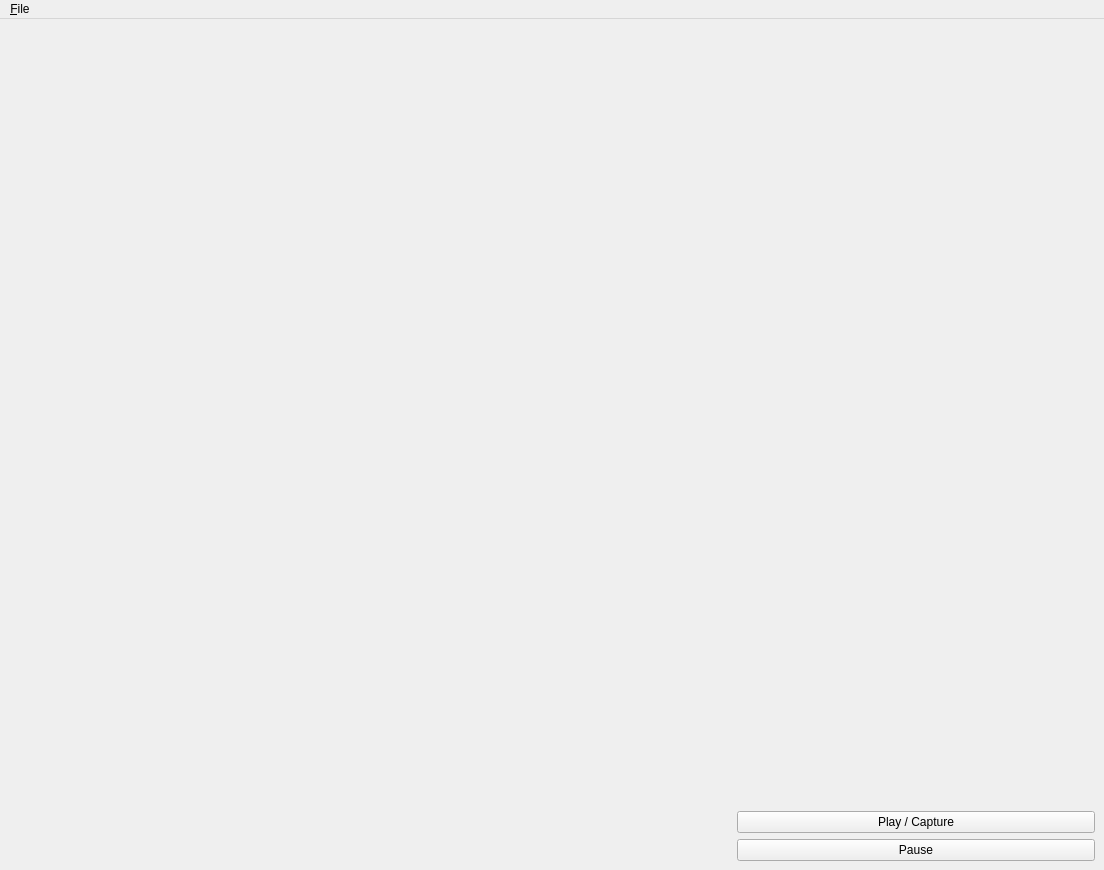
<?xml version="1.0" encoding="UTF-8"?>
<ui version="4.0">
 <class>main_window</class>
 <widget class="QMainWindow" name="main_window">
  <property name="geometry">
   <rect>
    <x>0</x>
    <y>0</y>
    <width>1104</width>
    <height>870</height>
   </rect>
  </property>
  <property name="sizePolicy">
   <sizepolicy hsizetype="Expanding" vsizetype="Expanding">
    <horstretch>0</horstretch>
    <verstretch>0</verstretch>
   </sizepolicy>
  </property>
  <property name="windowTitle">
   <string>Reco Workbench</string>
  </property>
  <property name="windowIcon">
   <iconset resource="application.qrc">
    <normaloff>:/assets/icons/ball.ico</normaloff>:/assets/icons/ball.ico</iconset>
  </property>
  <widget class="QWidget" name="central_widget">
   <property name="sizePolicy">
    <sizepolicy hsizetype="Expanding" vsizetype="Expanding">
     <horstretch>0</horstretch>
     <verstretch>0</verstretch>
    </sizepolicy>
   </property>
   <layout class="QHBoxLayout" name="horizontalLayout">
    <item>
     <widget class="reco::datapipe::multichannel_viewer" name="stereo_feed_viewer" native="true">
      <property name="sizePolicy">
       <sizepolicy hsizetype="Expanding" vsizetype="Expanding">
        <horstretch>0</horstretch>
        <verstretch>0</verstretch>
       </sizepolicy>
      </property>
     </widget>
    </item>
    <item>
     <widget class="reco::datapipe::multichannel_viewer" name="disparity_viewer" native="true">
      <property name="sizePolicy">
       <sizepolicy hsizetype="Expanding" vsizetype="Expanding">
        <horstretch>0</horstretch>
        <verstretch>0</verstretch>
       </sizepolicy>
      </property>
     </widget>
    </item>
    <item>
     <layout class="QVBoxLayout" name="verticalLayout">
      <item>
       <widget class="reco::stereo_workbench::sgbm_tuning_panel" name="tuner_panel" native="true">
        <property name="sizePolicy">
         <sizepolicy hsizetype="Expanding" vsizetype="Expanding">
          <horstretch>0</horstretch>
          <verstretch>0</verstretch>
         </sizepolicy>
        </property>
       </widget>
      </item>
      <item>
       <widget class="QPushButton" name="capture_button">
        <property name="toolTip">
         <string>Start playback &amp; capture of the input video</string>
        </property>
        <property name="text">
         <string>Play / Capture</string>
        </property>
       </widget>
      </item>
      <item>
       <widget class="QPushButton" name="pause_button">
        <property name="text">
         <string>Pause</string>
        </property>
       </widget>
      </item>
     </layout>
    </item>
   </layout>
  </widget>
  <widget class="QMenuBar" name="menuBar">
   <property name="geometry">
    <rect>
     <x>0</x>
     <y>0</y>
     <width>1104</width>
     <height>25</height>
    </rect>
   </property>
   <widget class="QMenu" name="menuFile">
    <property name="title">
     <string>&amp;File</string>
    </property>
    <widget class="QMenu" name="menuOpen_Stereo_Stream">
     <property name="title">
      <string>&amp;Open Stereo Stream</string>
     </property>
     <addaction name="action_open_video_files"/>
     <addaction name="action_wifi_camera"/>
    </widget>
    <addaction name="menuOpen_Stereo_Stream"/>
    <addaction name="action_open_image_pair"/>
    <addaction name="action_open_calibration_file"/>
   </widget>
   <addaction name="menuFile"/>
  </widget>
  <action name="action_open_video_files">
   <property name="text">
    <string>&amp;Video Files</string>
   </property>
  </action>
  <action name="action_wifi_camera">
   <property name="text">
    <string>&amp;Wifi Cameras</string>
   </property>
  </action>
  <action name="action_open_image_pair">
   <property name="text">
    <string>Open &amp;Image Pair</string>
   </property>
  </action>
  <action name="action_open_calibration_file">
   <property name="text">
    <string>Open &amp;Calibration File</string>
   </property>
  </action>
 </widget>
 <customwidgets>
  <customwidget>
   <class>reco::datapipe::multichannel_viewer</class>
   <extends>QWidget</extends>
   <header location="global">reco/datapipe/multichannel_viewer.h</header>
   <container>1</container>
  </customwidget>
  <customwidget>
   <class>reco::stereo_workbench::sgbm_tuning_panel</class>
   <extends>QWidget</extends>
   <header location="global">reco/stereo_workbench/sgbm_tuning_panel.hpp</header>
   <container>1</container>
  </customwidget>
 </customwidgets>
 <resources>
  <include location="application.qrc"/>
 </resources>
 <connections/>
</ui>
